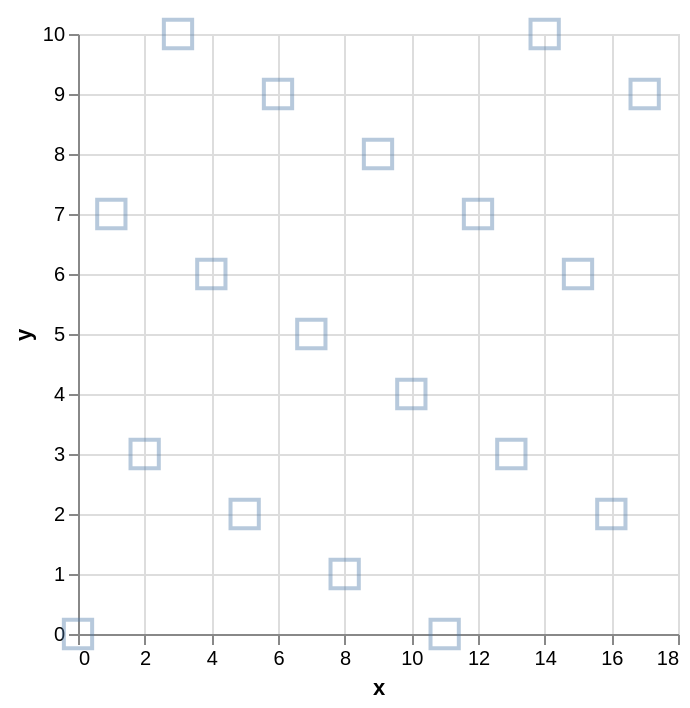

The specification (Vega-Lite) saved for this image:
### Vega-Lite specification from a JSON file in a GitHub repository (floating-point values rounded to 4 significant figures)
{"data": {"values": [{"x": 0, "y": 0, "q": 1, "g": "a", "h": "u"}, {"x": 1, "y": 7, "q": 4, "g": "b", "h": "v"}, {"x": 2, "y": 3, "q": 7, "g": "c", "h": "u"}, {"x": 3, "y": 10, "q": 1, "g": "a", "h": "v"}, {"x": 4, "y": 6, "q": 4, "g": "b", "h": "u"}, {"x": 5, "y": 2, "q": 7, "g": "c", "h": "v"}, {"x": 6, "y": 9, "q": 1, "g": "a", "h": "u"}, {"x": 7, "y": 5, "q": 4, "g": "b", "h": "v"}, {"x": 8, "y": 1, "q": 7, "g": "c", "h": "u"}, {"x": 9, "y": 8, "q": 1, "g": "a", "h": "v"}, {"x": 10, "y": 4, "q": 4, "g": "b", "h": "u"}, {"x": 11, "y": 0, "q": 7, "g": "c", "h": "v"}, {"x": 12, "y": 7, "q": 1, "g": "a", "h": "u"}, {"x": 13, "y": 3, "q": 4, "g": "b", "h": "v"}, {"x": 14, "y": 10, "q": 7, "g": "c", "h": "u"}, {"x": 15, "y": 6, "q": 1, "g": "a", "h": "v"}, {"x": 16, "y": 2, "q": 4, "g": "b", "h": "u"}, {"x": 17, "y": 9, "q": 7, "g": "c", "h": "v"}]}, "mark": "point", "encoding": {"x": {"field": "x", "type": "quantitative"}, "y": {"field": "y", "type": "quantitative"}, "size": {"value": 200}, "opacity": {"value": 0.4}, "shape": {"value": "square"}}}
